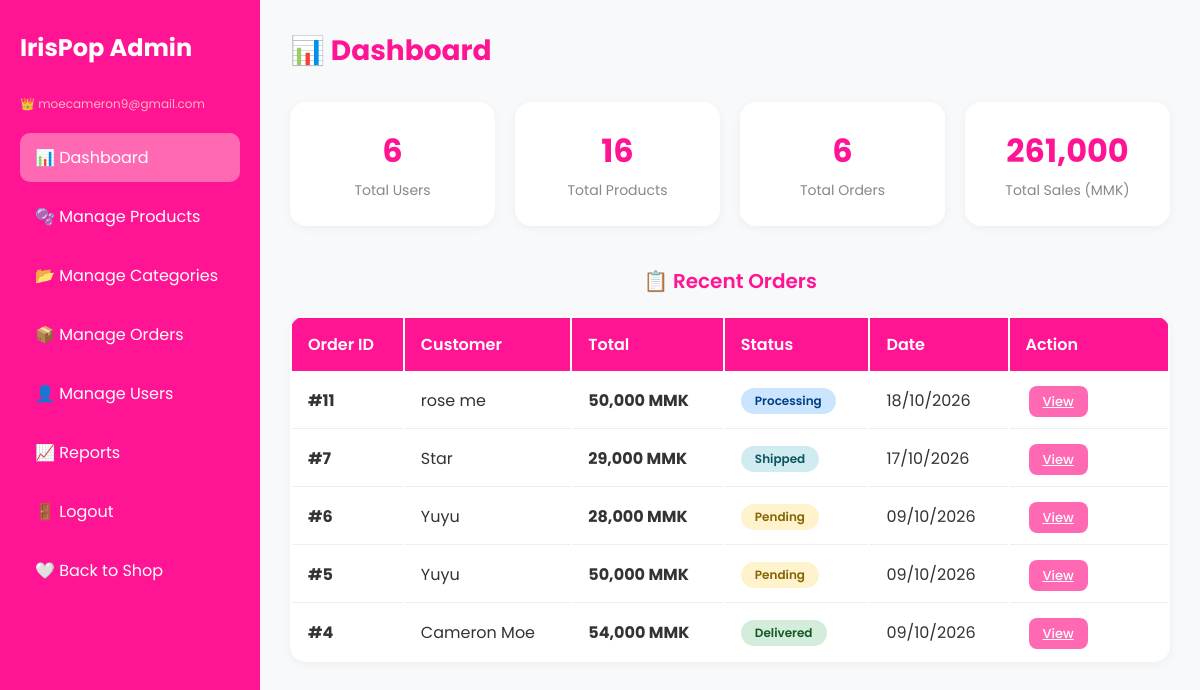
/admin/dashboard.php (signed in), run on the app's committed database.
### tables this page shows
CREATE TABLE `orders` (
  `orderID` int(11) NOT NULL,
  `userID` int(11) NOT NULL,
  `orderDate` datetime DEFAULT current_timestamp(),
  `orderStatus` enum('pending','processing','shipped','delivered','cancelled') DEFAULT 'pending',
  `totalAmount` decimal(10,2) NOT NULL,
  `shipping_address` text DEFAULT NULL,
  `phone` varchar(20) DEFAULT NULL
);

CREATE TABLE `users` (
  `userID` int(11) NOT NULL,
  `name` varchar(100) NOT NULL,
  `email` varchar(100) NOT NULL,
  `password` varchar(255) NOT NULL,
  `address` text DEFAULT NULL,
  `phoneNumber` varchar(20) DEFAULT NULL,
  `role` enum('customer','admin') DEFAULT 'customer',
  `created_at` timestamp NOT NULL DEFAULT current_timestamp()
);

### admin/dashboard.php (the view, shortened to what this page needs)
<?php
require_once 'crud.php';
$userCount = $conn->query("SELECT COUNT(*) as count FROM users")->fetch_assoc()['count'];
$productCount = $conn->query("SELECT COUNT(*) as count FROM products")->fetch_assoc()['count'];
$orderCount = $conn->query("SELECT COUNT(*) as count FROM orders")->fetch_assoc()['count'];
$totalSalesResult = $conn->query("SELECT SUM(totalAmount) as total FROM orders WHERE orderStatus != 'cancelled'");
$totalSales = $totalSalesResult->fetch_assoc()['total'] ?? 0;
$recentOrders = $conn->query("
    SELECT o.*, u.name as customerName
    FROM orders o
    JOIN users u ON o.userID = u.userID
    ORDER BY o.orderDate DESC
    LIMIT 5
");
?>
<!DOCTYPE html>
<html lang="en">
<head>
    <link rel="stylesheet" href="../public/assets/css/style.css">
    <link rel="stylesheet" href="../public/assets/css/category.css">
</head>
<body>
    <div class="admin-container">
        <div class="admin-sidebar">
            <h2>IrisPop Admin</h2>
            <p style="color: #FFB6C1; font-size: 12px; margin-bottom: 20px;">
                <?php
                if (isset($_SESSION['email'])) {
                    echo '👑 ' . htmlspecialchars($_SESSION['email']);
                }
                ?>
            </p>
            <a href="dashboard.php" class="active">📊 Dashboard</a>
            <a href="adminproducts.php">🫧 Manage Products</a>
            <a href="category.php">📂 Manage Categories</a>
            <a href="orders.php">📦 Manage Orders</a>
            <a href="users.php">👤 Manage Users</a>
            <a href="reports.php">📈 Reports</a>
            <a href="../src/Views/logout.php">🚪 Logout</a>
            <a href="../src/Views/index.php">🤍 Back to Shop</a>
        </div>
        <div class="admin-content">
            <h1>📊 Dashboard</h1>
            <div class="stats-grid">
                <div class="stat-card">
                    <div class="stat-number"><?php echo $userCount; ?></div>
                    <div class="stat-label">Total Users</div>
                </div>
                <div class="stat-card">
                    <div class="stat-number"><?php echo $productCount; ?></div>
                    <div class="stat-label">Total Products</div>
                </div>
                <div class="stat-card">
                    <div class="stat-number"><?php echo $orderCount; ?></div>
                    <div class="stat-label">Total Orders</div>
                </div>
                <div class="stat-card">
                    <div class="stat-number"><?php echo number_format($totalSales); ?></div>
                    <div class="stat-label">Total Sales (MMK)</div>
                </div>
            </div>
            <h3 class="section-title">📋 Recent Orders</h3>
            <table class="admin-table">
                <thead>
                    <tr>
                        <th>Order ID</th>
                        <th>Customer</th>
                        <th>Total</th>
                        <th>Status</th>
                        <th>Date</th>
                        <th>Action</th>
                    </tr>
                </thead>
                <tbody>
                    <?php if ($recentOrders && $recentOrders->num_rows > 0): ?>
                        <?php while ($row = $recentOrders->fetch_assoc()):
                            $statusClass = 'status-' . strtolower($row['orderStatus']);
                        ?>
                            <tr>
                                <td><strong>#<?php echo $row['orderID']; ?></strong></td>
                                <td><?php echo htmlspecialchars($row['customerName']); ?></td>
                                <td><strong><?php echo number_format($row['totalAmount']); ?> MMK</strong></td>
                                <td>
                                    <span class="status-badge <?php echo $statusClass; ?>">
                                        <?php echo ucfirst($row['orderStatus']); ?>
                                    </span>
                                </td>
                                <td><?php echo date('d/m/Y', strtotime($row['orderDate'])); ?></td>
                                <td>
                                    <a href="orders.php" class="edit-btn">View</a>
                                </td>
                            </tr>
                        <?php endwhile; ?>
                    <?php else: ?>
                        <tr>
                            <td colspan="6" class="no-data">No orders yet</td>
                        </tr>
                    <?php endif; ?>
                </tbody>
            </table>
        </div>
    </div>
</body>
</html>

### public/assets/css/style.css (style rules this page uses)
* { margin: 0; padding: 0; box-sizing: border-box; }
body { font-family: 'Poppins', 'Segoe UI', Tahoma, Geneva, Verdana, sans-serif; background-color: #FFFFFF; color: #C71585; overflow-x: hidden; }
.section-title { text-align: center; font-size: 36px; color: #FF1493; margin-bottom: 20px; }
.admin-container { display: flex; min-height: 100vh; }
.admin-sidebar { width: 260px; background: #FF1493; padding: 30px 20px; }
.admin-sidebar h2 { color: white; margin-bottom: 30px; }
.admin-sidebar a { display: block; color: white; text-decoration: none; padding: 12px 15px; margin-bottom: 10px; border-radius: 10px; transition: 0.3s; }
.admin-sidebar a:hover, .admin-sidebar a.active { background: #FF69B4; }
.admin-content { flex: 1; padding: 30px; background: #F8F9FA; }
.admin-table { width: 100%; background: white; border-radius: 16px; overflow: hidden; box-shadow: 0 2px 10px rgba(0,0,0,0.05); }
.admin-table th { background: #FF1493; color: white; padding: 12px; text-align: left; }
.admin-table td { padding: 12px; border-bottom: 1px solid #EEE; }
.edit-btn, .delete-btn { padding: 5px 12px; border: none; border-radius: 8px; cursor: pointer; margin: 0 3px; }
.edit-btn { background: #FF69B4; color: white; }
.admin-table td:last-child { min-width: 140px; }
.status-badge { padding: 4px 14px; border-radius: 20px; font-size: 12px; font-weight: 600; display: inline-block; }
.status-pending { background: #FFF3CD; color: #856404; }
.status-processing { background: #CCE5FF; color: #004085; }
.status-shipped { background: #D1ECF1; color: #0C5460; }
.status-delivered { background: #D4EDDA; color: #155724; }

### public/assets/css/category.css (style rules this page uses)
.admin-content { padding: 30px; background: #F8F9FA; flex: 1; }
.admin-table { width: 100%; background: white; border-radius: 16px; overflow: hidden; box-shadow: 0 2px 10px rgba(0, 0, 0, 0.05); }
.admin-table th { background: #FF1493; color: white; padding: 14px 16px; text-align: left; white-space: nowrap; overflow: hidden; }
.admin-table td { padding: 14px 16px; border-bottom: 1px solid #eee; }
.admin-table .edit-btn { background: #FF69B4; color: white; border: none; padding: 6px 14px; border-radius: 8px; cursor: pointer; }
.stats-grid { display: grid; grid-template-columns: repeat(auto-fit, minmax(200px, 1fr)); gap: 20px; margin-bottom: 20px; }
.stat-card { background: white; padding: 25px; border-radius: 16px; text-align: center; box-shadow: 0 2px 10px rgba(0, 0, 0, 0.05); transition: transform 0.3s; }
.stat-card .stat-number { color: #FF1493; font-size: 32px; font-weight: 700; }
.stat-card .stat-label { color: #888; font-size: 14px; margin-top: 5px; }

### admin/dashboard.php (style rules this page uses)
.admin-content { padding: 30px; background: #F8F9FA; flex: 1; min-height: 100vh; }
.admin-content h1 { color: #FF1493; margin-bottom: 30px; font-size: 28px; }
.stats-grid { display: grid; grid-template-columns: repeat(auto-fit, minmax(200px, 1fr)); gap: 20px; margin-bottom: 40px; }
.stat-card { background: white; padding: 25px; border-radius: 16px; text-align: center; box-shadow: 0 2px 10px rgba(0,0,0,0.05); transition: transform 0.3s; }
.stat-card .stat-number { color: #FF1493; font-size: 32px; font-weight: 700; }
.stat-card .stat-label { color: #888; font-size: 14px; margin-top: 5px; }
.section-title { color: #FF1493; margin-bottom: 20px; font-size: 20px; font-weight: 600; }
.admin-table { width: 100%; background: white; border-radius: 16px; overflow: hidden; box-shadow: 0 2px 10px rgba(0,0,0,0.05); }
.admin-table th { background: #FF1493; color: white; padding: 14px 16px; text-align: left; font-weight: 600; }
.admin-table td { padding: 14px 16px; border-bottom: 1px solid #eee; color: #333; }
.admin-table tr:last-child td { border-bottom: none; }
.status-badge { padding: 4px 14px; border-radius: 20px; font-size: 12px; font-weight: 600; display: inline-block; }
.status-pending { background: #FFF3CD; color: #856404; }
.status-processing { background: #CCE5FF; color: #004085; }
.status-shipped { background: #D1ECF1; color: #0C5460; }
.status-delivered { background: #D4EDDA; color: #155724; }
.edit-btn { background: #FF69B4; color: white; border: none; padding: 6px 14px; border-radius: 8px; cursor: pointer; font-size: 13px; font-weight: 500; transition: 0.3s; }

### data on the page
orders: orderID "11", userID.name "rose me", totalAmount "50,000", orderStatus "Processing", orderDate "18/10/2026"
orders: orderID "7", userID.name "Star", totalAmount "29,000", orderStatus "Shipped", orderDate "17/10/2026"
orders: orderID "6", userID.name "Yuyu", totalAmount "28,000", orderStatus "Pending", orderDate "09/10/2026"
orders: orderID "5", userID.name "Yuyu", totalAmount "50,000", orderStatus "Pending", orderDate "09/10/2026"
orders: orderID "4", userID.name "Cameron Moe", totalAmount "54,000", orderStatus "Delivered", orderDate "09/10/2026"

### other printed values
$_SESSION['email'] "moecameron9@gmail.com"
$userCount "6"
$productCount "16"
$orderCount "6"
$totalSales "261,000"
